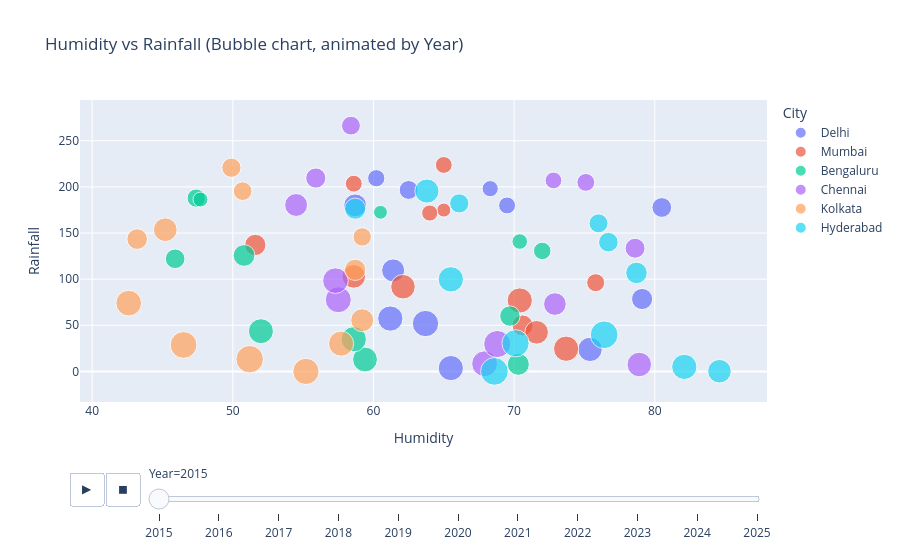

The notebook cell saved with this chart:
### Code cell
# 7. Plotly: Humidity vs Rainfall (Interactive Scatter)
fig = px.scatter(df, x='Humidity', y='Rainfall', color='City',
                 animation_frame='Year', size='Temperature',
                 title="Humidity vs Rainfall (Bubble chart, animated by Year)")
fig.show()

### Figure 1 — Plotly figure (JSON) as saved in the notebook; plotly's stock layout.template omitted (floating-point values rounded to 4 significant figures)
{"data": [{"hovertemplate": "City=Delhi<br>Year=2015<br>Humidity=%{x}<br>Rainfall=%{y}<br>Temperature=%{marker.size}<extra></extra>", "legendgroup": "Delhi", "marker": {"color": "#636efa", "size": [21.9, 29.0, 31.1, 33.9, 31.2, 25.9, 25.6, 17.5, 14.6, 12.8, 14.1, 19.1], "sizemode": "area", "sizeref": 0.09775, "symbol": "circle"}, "mode": "markers", "name": "Delhi", "orientation": "v", "showlegend": true, "type": "scatter", "x": [79.1, 75.4, 65.5, 63.7, 61.2, 61.4, 58.7, 62.5, 60.2, 68.3, 69.5, 80.5], "xaxis": "x", "y": [78.5, 23.9, 3.6, 51.9, 57.3, 109.5, 180.0, 196.7, 209.4, 198.1, 179.9, 177.7], "yaxis": "y"}, {"hovertemplate": "City=Mumbai<br>Year=2015<br>Humidity=%{x}<br>Rainfall=%{y}<br>Temperature=%{marker.size}<extra></extra>", "legendgroup": "Mumbai", "marker": {"color": "#EF553B", "size": [21.7, 27.3, 31.2, 31.1, 29.4, 27.4, 22.1, 14.0, 13.9, 9.7, 12.8, 15.9], "sizemode": "area", "sizeref": 0.09775, "symbol": "circle"}, "mode": "markers", "name": "Mumbai", "orientation": "v", "showlegend": true, "type": "scatter", "x": [70.6, 71.6, 73.7, 70.4, 62.1, 58.6, 51.6, 58.6, 65.0, 65.0, 64.0, 75.8], "xaxis": "x", "y": [49.8, 42.4, 24.6, 76.9, 91.8, 103.0, 137.1, 203.5, 223.8, 174.9, 171.7, 96.2], "yaxis": "y"}, {"hovertemplate": "City=Bengaluru<br>Year=2015<br>Humidity=%{x}<br>Rainfall=%{y}<br>Temperature=%{marker.size}<extra></extra>", "legendgroup": "Bengaluru", "marker": {"color": "#00cc96", "size": [20.4, 23.7, 30.1, 31.2, 30.5, 23.1, 18.9, 16.4, 10.9, 9.4, 11.8, 15.0], "sizemode": "area", "sizeref": 0.09775, "symbol": "circle"}, "mode": "markers", "name": "Bengaluru", "orientation": "v", "showlegend": true, "type": "scatter", "x": [69.7, 70.3, 59.4, 58.6, 52.0, 50.8, 45.9, 47.4, 47.7, 60.5, 70.4, 72.0], "xaxis": "x", "y": [60.0, 7.7, 12.9, 34.9, 43.6, 125.7, 122.1, 187.9, 186.3, 172.5, 140.8, 130.6], "yaxis": "y"}, {"hovertemplate": "City=Chennai<br>Year=2015<br>Humidity=%{x}<br>Rainfall=%{y}<br>Temperature=%{marker.size}<extra></extra>", "legendgroup": "Chennai", "marker": {"color": "#ab63fa", "size": [25.1, 29.4, 32.5, 36.0, 33.1, 32.2, 25.7, 19.9, 17.4, 13.7, 15.6, 19.5], "sizemode": "area", "sizeref": 0.09775, "symbol": "circle"}, "mode": "markers", "name": "Chennai", "orientation": "v", "showlegend": true, "type": "scatter", "x": [72.9, 78.9, 67.9, 68.8, 57.5, 57.3, 54.5, 55.9, 58.4, 72.8, 75.1, 78.6], "xaxis": "x", "y": [73.0, 7.5, 8.3, 29.7, 77.7, 98.4, 180.4, 209.6, 266.4, 207.0, 204.9, 133.5], "yaxis": "y"}, {"hovertemplate": "City=Kolkata<br>Year=2015<br>Humidity=%{x}<br>Rainfall=%{y}<br>Temperature=%{marker.size}<extra></extra>", "legendgroup": "Kolkata", "marker": {"color": "#FFA15A", "size": [25.8, 30.9, 33.7, 37.0, 35.1, 32.3, 27.5, 20.9, 18.2, 17.0, 16.6, 22.1], "sizemode": "area", "sizeref": 0.09775, "symbol": "circle"}, "mode": "markers", "name": "Kolkata", "orientation": "v", "showlegend": true, "type": "scatter", "x": [59.2, 57.7, 55.2, 51.2, 46.5, 42.6, 45.2, 43.2, 49.9, 50.7, 59.2, 58.7], "xaxis": "x", "y": [55.5, 30.1, 0.0, 13.2, 28.7, 74.0, 153.6, 143.4, 220.8, 195.4, 145.8, 110.1], "yaxis": "y"}, {"hovertemplate": "City=Hyderabad<br>Year=2015<br>Humidity=%{x}<br>Rainfall=%{y}<br>Temperature=%{marker.size}<extra></extra>", "legendgroup": "Hyderabad", "marker": {"color": "#19d3f3", "size": [27.2, 31.2, 37.5, 37.6, 36.3, 31.5, 28.5, 21.9, 18.1, 17.6, 18.8, 22.6], "sizemode": "area", "sizeref": 0.09775, "symbol": "circle"}, "mode": "markers", "name": "Hyderabad", "orientation": "v", "showlegend": true, "type": "scatter", "x": [84.6, 82.1, 68.6, 76.4, 70.1, 65.5, 63.8, 58.7, 66.1, 76.0, 76.7, 78.7], "xaxis": "x", "y": [0.2, 4.9, 0.0, 39.7, 30.5, 99.8, 195.5, 176.4, 182.1, 160.5, 140.1, 106.8], "yaxis": "y"}], "layout": {"legend": {"itemsizing": "constant", "title": {"text": "City"}, "tracegroupgap": 0}, "sliders": [{"active": 0, "currentvalue": {"prefix": "Year="}, "len": 0.9, "pad": {"b": 10, "t": 60}, "steps": [{"args": [["2015"], {"frame": {"duration": 0, "redraw": false}, "fromcurrent": true, "mode": "immediate", "transition": {"duration": 0, "easing": "linear"}}], "label": "2015", "method": "animate"}, {"args": [["2016"], {"frame": {"duration": 0, "redraw": false}, "fromcurrent": true, "mode": "immediate", "transition": {"duration": 0, "easing": "linear"}}], "label": "2016", "method": "animate"}, {"args": [["2017"], {"frame": {"duration": 0, "redraw": false}, "fromcurrent": true, "mode": "immediate", "transition": {"duration": 0, "easing": "linear"}}], "label": "2017", "method": "animate"}, {"args": [["2018"], {"frame": {"duration": 0, "redraw": false}, "fromcurrent": true, "mode": "immediate", "transition": {"duration": 0, "easing": "linear"}}], "label": "2018", "method": "animate"}, {"args": [["2019"], {"frame": {"duration": 0, "redraw": false}, "fromcurrent": true, "mode": "immediate", "transition": {"duration": 0, "easing": "linear"}}], "label": "2019", "method": "animate"}, {"args": [["2020"], {"frame": {"duration": 0, "redraw": false}, "fromcurrent": true, "mode": "immediate", "transition": {"duration": 0, "easing": "linear"}}], "label": "2020", "method": "animate"}, {"args": [["2021"], {"frame": {"duration": 0, "redraw": false}, "fromcurrent": true, "mode": "immediate", "transition": {"duration": 0, "easing": "linear"}}], "label": "2021", "method": "animate"}, {"args": [["2022"], {"frame": {"duration": 0, "redraw": false}, "fromcurrent": true, "mode": "immediate", "transition": {"duration": 0, "easing": "linear"}}], "label": "2022", "method": "animate"}, {"args": [["2023"], {"frame": {"duration": 0, "redraw": false}, "fromcurrent": true, "mode": "immediate", "transition": {"duration": 0, "easing": "linear"}}], "label": "2023", "method": "animate"}, {"args": [["2024"], {"frame": {"duration": 0, "redraw": false}, "fromcurrent": true, "mode": "immediate", "transition": {"duration": 0, "easing": "linear"}}], "label": "2024", "method": "animate"}, {"args": [["2025"], {"frame": {"duration": 0, "redraw": false}, "fromcurrent": true, "mode": "immediate", "transition": {"duration": 0, "easing": "linear"}}], "label": "2025", "method": "animate"}], "x": 0.1, "xanchor": "left", "y": 0, "yanchor": "top"}], "title": {"text": "Humidity vs Rainfall (Bubble chart, animated by Year)"}, "updatemenus": [{"buttons": [{"args": [null, {"frame": {"duration": 500, "redraw": false}, "fromcurrent": true, "mode": "immediate", "transition": {"duration": 500, "easing": "linear"}}], "label": "&#9654;", "method": "animate"}, {"args": [[null], {"frame": {"duration": 0, "redraw": false}, "fromcurrent": true, "mode": "immediate", "transition": {"duration": 0, "easing": "linear"}}], "label": "&#9724;", "method": "animate"}], "direction": "left", "pad": {"r": 10, "t": 70}, "showactive": false, "type": "buttons", "x": 0.1, "xanchor": "right", "y": 0, "yanchor": "top"}], "xaxis": {"anchor": "y", "domain": [0, 1], "title": {"text": "Humidity"}}, "yaxis": {"anchor": "x", "domain": [0, 1], "title": {"text": "Rainfall"}}}}
